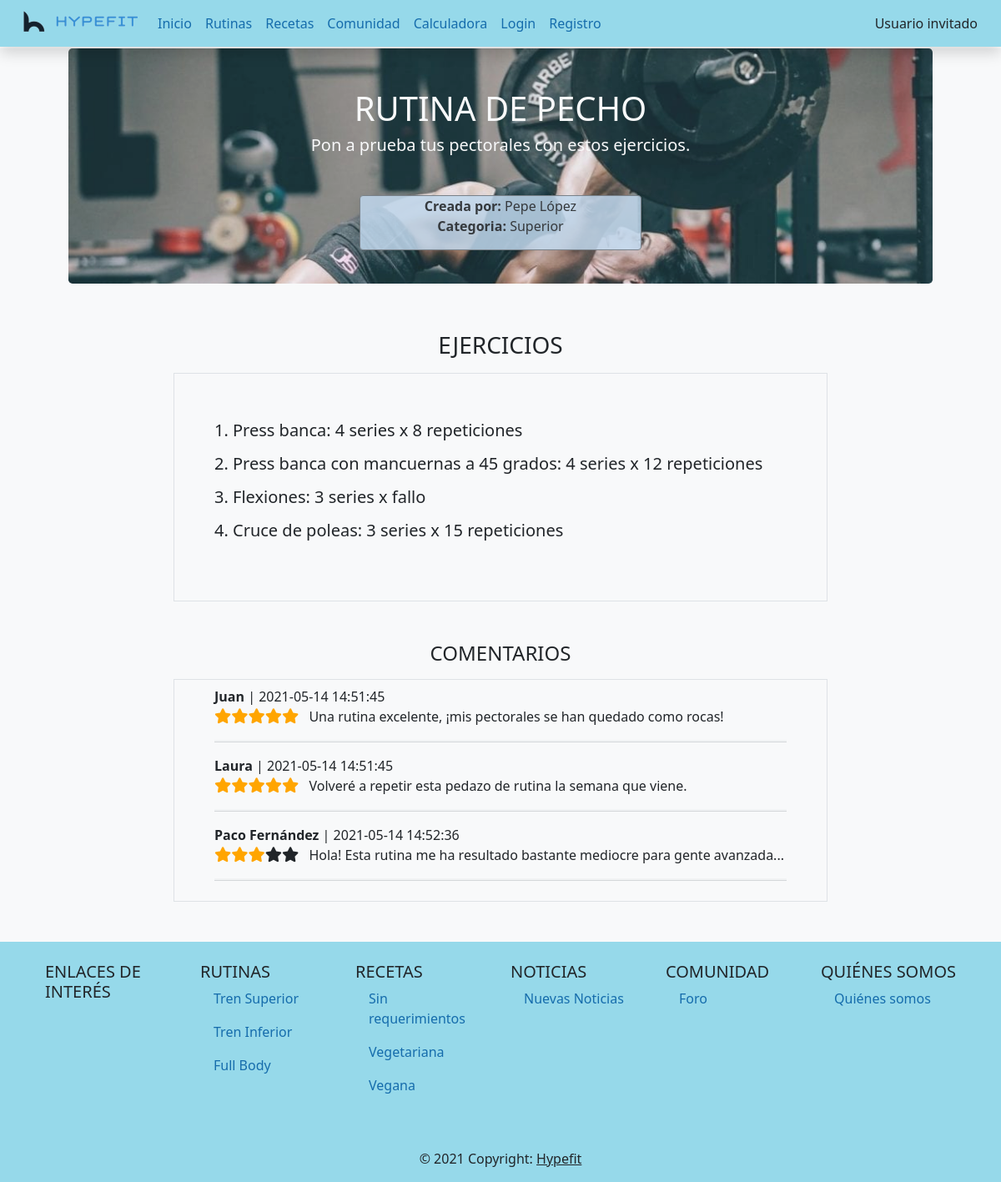
The app's page /verRutina.php?id=1 with its own data.
### tables this page shows
CREATE TABLE `rutinas` (
  `id` int(11) NOT NULL,
  `idEntrenador` int(11) NOT NULL,
  `rutina` text NOT NULL,
  `categoria` enum('superior','inferior','full body','') NOT NULL,
  `imagen` varchar(100) NOT NULL DEFAULT ' ',
  `titulo` varchar(100) NOT NULL,
  `descripcion` varchar(100) DEFAULT NULL
);

CREATE TABLE `usuarios` (
  `id` int(11) NOT NULL,
  `nombre` varchar(100) NOT NULL,
  `email` varchar(150) NOT NULL,
  `hashPassword` varchar(255) NOT NULL,
  `rol` enum('registrado','entrenador','nutricionista','administrador') NOT NULL,
  `aprobado` tinyint(1) NOT NULL
);

CREATE TABLE `comentarios_rutina` (
  `id` int(11) NOT NULL,
  `idUsuario` int(11) NOT NULL,
  `idRutina` int(11) NOT NULL,
  `fecha` timestamp NOT NULL DEFAULT current_timestamp() ON UPDATE current_timestamp(),
  `valoracion` enum('1','2','3','4','5') NOT NULL,
  `texto` text NOT NULL
);

### includes/config.php (called while the page is built, shortened)
<?php
spl_autoload_register(function ($class) {
    $prefix = "hypefit";
    $base_dir = __DIR__;
    $len = strlen($prefix);
    $relative_class = substr($class, $len);
    $file = $base_dir . str_replace('\\', '/', $relative_class) . '.php';
});

### includes/DAO/DAO.php (called while the page is built, shortened)
<?php
class DAO
{
    protected function select($sql) {
        if($sql != ""){
            $conn = Aplicacion::getSingleton()->conexionBd();
            $consulta = $conn->query($sql) or die ($conn->error. " en la línea ".(__LINE__-1));
            $tablaDatos = array();
            while ($fila = mysqli_fetch_assoc($consulta)){
                array_push($tablaDatos, $fila);
            }
            return $tablaDatos;
        } else {
            return 0;
        }
    }
    protected function limpiarString($string): string {
        $conn = Aplicacion::getSingleton()->conexionBd();
        return $conn->real_escape_string($string);
    }
}

### includes/DAO/RutinaDAO.php (called while the page is built, shortened)
<?php
class RutinaDAO extends DAO {
    public function getRutina($id): ?Rutina {
        $id_limpio = $this->limpiarString($id);
        $query = "SELECT * from rutinas where id = '$id_limpio'";
        $filas = $this->select($query);
        if (empty($filas)) {
            return NULL;
        }
        else return $this->crearObjetoRutina($filas[0]);
    }
    private function crearObjetoRutina($fila): Rutina {
        $rutina = new Rutina();
        $rutina->setId($fila['id']);
        $rutina->setIdEntrenador($fila['idEntrenador']);
        $rutina->setRutina($fila['rutina']);
        $rutina->setCategoria($fila['categoria']);
        $rutina->setTitulo($fila['titulo']);
        $rutina->setDescripcion($fila['descripcion']);
        return $rutina;
    }
}

### includes/TO/Rutina.php (called while the page is built, shortened)
<?php
class Rutina {
    private int $idEntrenador = 0;
    private string $titulo = "";
    private string $descripcion ="";
    public function getTitulo(): string {
        return $this->titulo;
    }
    public function setTitulo(string $titulo): void {
        $this->titulo = $titulo;
    }
    public function getIdEntrenador(): int {
        return $this->idEntrenador;
    }
    public function setIdEntrenador(int $idEntrenador): void {
        $this->idEntrenador = $idEntrenador;
    }
    public function getDescripcion(): string {
        return $this->descripcion;
    }
    public function setDescripcion(string $descripcion): void {
        $this->descripcion = $descripcion;
    }
}

### includes/DAO/UsuarioDAO.php (called while the page is built, shortened)
<?php
class UsuarioDAO extends DAO
{
    public function getUsuario($id): Usuario {
        $idLimpio = $this->limpiarString($id);
        $query = "SELECT * from usuarios where id = '$idLimpio'";
        $fila = $this->select($query);
        return $this->crearObjetoUsuario($fila[0]);
    }
    private function crearObjetoUsuario($fila): Usuario {
        $usuario = new Usuario();
        $usuario->setId($fila['id']);
        $usuario->setNombre($fila['nombre']);
        $usuario->setEmail($fila['email']);
        $usuario->setHashPassword($fila['hashPassword']);
        $usuario->setRol($fila['rol']);
        $usuario->setAprobado($fila['aprobado']);
        return $usuario;
    }
}

### includes/TO/Usuario.php (called while the page is built, shortened)
<?php
class Usuario
{
    private string $nombre = "";
    public function getNombre(): string {
        return $this->nombre;
    }
    public function setNombre(string $nombre): void {
        $this->nombre = $nombre;
    }
}

### includes/DAO/ComentarioRutinaDAO.php (called while the page is built, shortened)
<?php
class ComentarioRutinaDAO extends DAO {
    public function getComentariosDeRutina($id): array {
        $idLimpio = $this->limpiarString($id);
        $query = "SELECT * from comentarios_rutina where idRutina = '$idLimpio' order by fecha";
        $filas = $this->select($query);
        $comentarios = array();
        foreach($filas as $fila) {
            $comentario = new ComentarioRutina();
            $comentario->setId($fila['id']);
            $comentario->setIdRutina($fila['idRutina']);
            $comentario->setIdUsuario($fila['idUsuario']);
            $comentario->setFecha($fila['fecha']);
            $comentario->setValoracion($fila['valoracion']);
            $comentario->setTexto($fila['texto']);
            array_push($comentarios, $comentario);
        }
        return $comentarios;
    }
}

### includes/TO/ComentarioRutina.php (called while the page is built, shortened)
<?php
class ComentarioRutina
{
    private int $idUsuario = 0;
    private string $fecha = "";
    private int $valoracion = 0;
    private string $texto = "";
    public function getIdUsuario(): int {
        return $this->idUsuario;
    }
    public function setIdUsuario(int $idUsuario): void {
        $this->idUsuario = $idUsuario;
    }
    public function getFecha(): string {
        return $this->fecha;
    }
    public function setFecha(string $fecha): void {
        $this->fecha = $fecha;
    }
    public function getTexto(): string {
        return $this->texto;
    }
    public function setTexto(string $texto): void {
        $this->texto = $texto;
    }
    public function getValoracion(): int {
        return $this->valoracion;
    }
    public function setValoracion(int $valoracion): void {
        $this->valoracion = $valoracion;
    }
}

### includes/funcionesRutinas.php (the view, shortened to what this page needs)
<?php
function mostrarRutina($id) {
    $dao = new RutinaDAO();
    $rutina = $dao->getRutina($id);
    $rutaImgSup = RUTA_IMGS.'/tren-superior-inicio.jpg';
    if ($rutina == NULL) {
        return -1;
    } else {
        $dao = new UsuarioDAO();
        $usuario = $dao->getUsuario($rutina->getIdEntrenador());
        $nombreEntrenador = $usuario->getNombre();
        $html = <<<EOS
            <div class='bg-light container-fluid px-4'>
                <div class='bg-image jumbotron text-center p-4' style='
                  background-image: url($rutaImgSup);'>
                    <div class='row my-4 text-light'>
                        <h1 class=' text-uppercase'>{$rutina->getTitulo()}</h1>
                        <h5 >{$rutina->getDescripcion()}</h5>
                    </div>
                    <div class='row py-3 justify-content-center'>
                        <div class='col-7 col-sm-4 shadow border rounded border-secondary' style='background-color: rgba(186,212,236,0.85);'>
                            <p>
                                <span class='fw-bold' >Creada por: </span>{$nombreEntrenador}
                                </br>
                                <span class='fw-bolder'>Categoria: </span>
EOS;
                                   $html .= ucwords($rutina->getCategoria());
            $html .= <<<EOS
                            <p>
                        </div>
                    </div>
EOS;
            $html .=<<<EOS
                </div>
                <div class='row justify-content-center'>
                    <h3 class="text-uppercase text-center mb-3">Ejercicios</h3>
                    <div class='col-12 col-sm-10 col-md-8 p-5 border text-start'>
                        <p class='fs-5 lh-lg'>
EOS;
                        $html .= nl2br($rutina->getRutina());
            $html .= <<<EOS
                        </p>
                    </div>
                </div>
                <div class='row py-5 justify-content-center' id='ComentariosRutina'>
                    <h4 class='text-center text-uppercase mb-3'>Comentarios</h4>
                    <div class='col-12 col-sm-10 col-md-8 px-5 py-2 border text-start'>
EOS;
                       $html .= mostrarComentariosRutina($rutina->getId());
            $html .= <<<EOS
                    </div>
                </div>
            </div>
EOS;
        return $html;
    }
}
function mostrarComentariosRutina($id) : string {
    $daoC = new ComentarioRutinaDAO();
    $daoU = new UsuarioDAO();
    $comentarios = $daoC->getComentariosDeRutina($id);
    $html = "";
    foreach($comentarios as $comentario) {
        $user = $daoU->getUsuario($comentario->getIdUsuario());
        $html .= <<<EOS
            <div>
                <p class="mb-0"><span class="fw-bold">{$user->getNombre()}</span>  |  {$comentario->getFecha()}</p>
                <p>
EOS;
        $valoracion = $comentario->getValoracion();
        for ($i = 1; $i <= $valoracion; $i++) {
            $html .= '<span class="fa fa-star checked"></span>';
        }
        for ($i = $valoracion + 1; $i <= 5; $i++) {
            $html .= '<span class="fa fa-star"></span>';
        }
        $html .= <<<EOS
                <span class="ms-2">{$comentario->getTexto()}</span>
                </p>
                <hr class='bg-secondary border-2 border-top'>
            </div>
EOS;
    }
    return $html;
}

### records on screen
rutinas: titulo "RUTINA DE PECHO", descripcion "Pon a prueba tus pectorales con estos ejercicios."
usuarios: nombre "Pepe López"
comentarios_rutina: idUsuario.nombre "Juan", fecha "2021-05-14 14:51:45", valoracion "5" (drawn), texto "Una rutina excelente, ¡mis pectorales se han quedado como rocas!"
comentarios_rutina: idUsuario.nombre "Laura", fecha "2021-05-14 14:51:45", valoracion "5" (drawn), texto "Volveré a repetir esta pedazo de rutina la semana que viene."
comentarios_rutina: idUsuario.nombre "Paco Fernández", fecha "2021-05-14 14:52:36", valoracion "3" (drawn), texto "Hola! Esta rutina me ha resultado bastante mediocre para gente avanzada..."

### other values on screen
$contenidoPrincipal "Superior 1. Press banca: 4 series x 8 repeticiones 2. Press banca con mancuernas a 45 grados: 4 series x 12 repeticiones 3. Flexiones: 3 series x fallo 4. Cruce de poleas: 3 series x 15 repeticiones"
